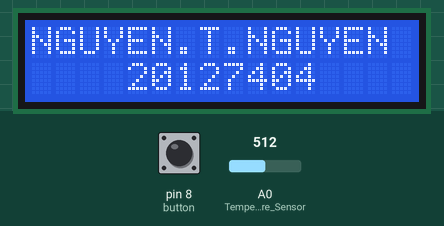
Recording of a sketch running on a simulated Arduino Uno, built with avr-gcc and run on an emulated ATmega328P. Parts: 16×2 character LCD. The test bench sets the inputs (shaded band); at power-on: pin 8 (button) LOW, A0 (Temperature_Sensor) = 512.

Above: at 0.71 s.
1.3 s: pin 8 (button) pulled HIGH for 0.35 s
At 2.7 s:
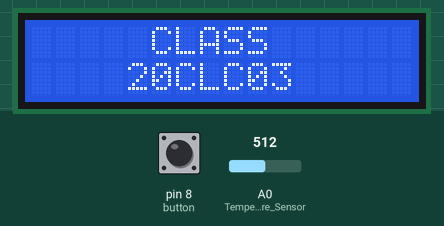
3.1 s: pin 8 (button) pulled HIGH for 1 s
At 3.34 s:
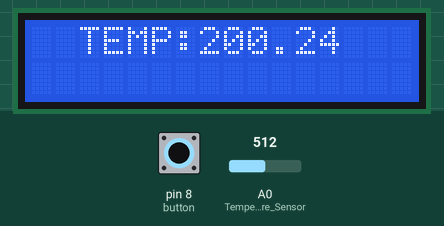
5.6 s: pin 8 (button) pulsed HIGH 5 times (0.12 s each, 0.3 s apart)
At 6.4 s:
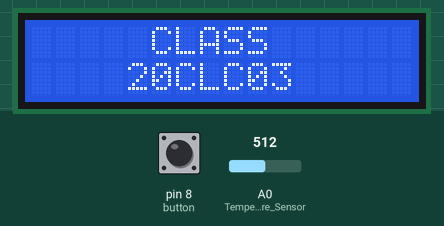
Timing chart, 0 to 8.6 s (numbered marks = the images above; inputs shaded):
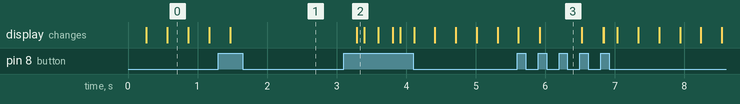

The sketch:

20127404.ino
```cpp
#include <LiquidCrystal.h>
LiquidCrystal lcd (12, 11, 5, 4, 3, 2);
int button = 8;

int display_index = 1;

void setup()
{
  pinMode(A0, INPUT); //Temperature Sensor
  pinMode(button, INPUT);
  lcd.begin(16,2);
  Serial.begin(9600);

}

void loop()
{
    if(digitalRead(button) == HIGH)
    {
        lcd.clear();
        //Setup để chuyển sang màn hình khác
        if(display_index > 3)
        {
            display_index = 1;
        }
        else
        {
            display_index += 1;
        }
    }

  	if(display_index == 1)
      {
        lcd.setCursor(0,0);
        lcd.print("NGUYEN.T.NGUYEN");
        lcd.setCursor(4,1);
        lcd.print("20127404");
        delay(200);
        while(digitalRead(button) == LOW)
        {
          lcd.noDisplay();
          delay(300);
          lcd.display();
          delay(300);
          if(digitalRead(button) == HIGH) break;
        }
      }
      else if (display_index == 2)
      {
        lcd.setCursor(5,0);
        lcd.print("CLASS");
        lcd.setCursor(4,1);
        lcd.print("20CLC03");
        delay(200);
      }
      else if (display_index == 3)
      {
        while(display_index == 3){
          float value = analogRead(A0);
          float celsius_value = (value*5/1023)/0.01-50;
          lcd.setCursor(2,0);
          lcd.print("TEMP:");
          lcd.print(celsius_value);
          delay(100);
          if(digitalRead(button) == HIGH) break;
        }
      }
}
```

Measured:
- after the input at 1.3 s, the display: changes after 0.17 s (image 1)
- after the input at 3.1 s, the display: changes after 0.19 s (image 2)
- after the input at 5.6 s, the display: first differs from a run without the input after 0.32 s (image 3)
